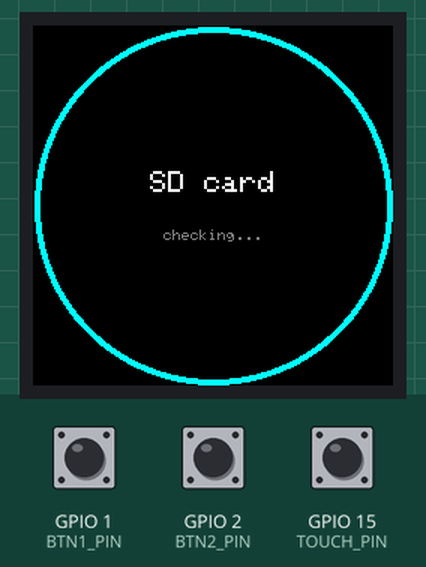
Recording of a program running on a simulated ESP32-S3. On the bench: 240×240 colour display. The test bench sets the inputs (shaded band); at power-on: GPIO 2 (BTN2_PIN) HIGH, GPIO 1 (BTN1_PIN) HIGH, GPIO 15 (TOUCH_PIN) LOW. Storage starts empty; what the program prints to the serial monitor is not drawn.

Above: at 0.4 s.
At 1.5 s:
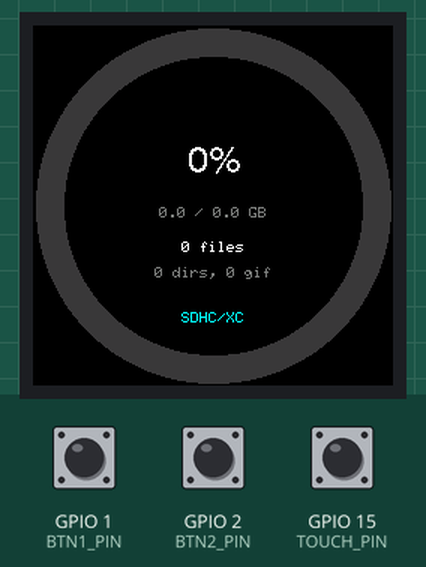
1.6 s: GPIO 2 (BTN2_PIN) pulled LOW for 0.25 s
At 3.0 s:
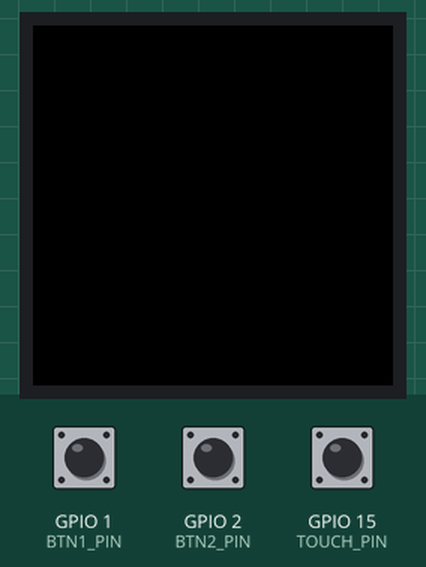
Timing chart, 0 to 4.6 s (numbered marks = the images above; inputs shaded):
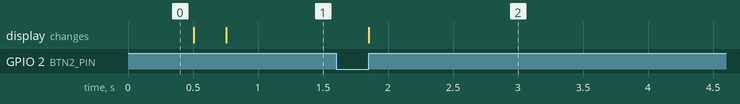

The program:

main.cpp
```cpp
#include <Arduino.h>
#include <SPI.h>
#include <SD.h>
#include <LovyanGFX.hpp>

// ═══ Инфо о MicroSD на GC9A01 240x240 ═════════════════════════════════════════
// Отдельная SPI-шина (HSPI/SPI3), НЕ общая с дисплеем (SPI2) — драйвер
// LovyanGFX держит SPI2 монопольно, делить его с библиотекой SD нельзя без
// низкоуровневой возни с esp-idf, поэтому проще и надёжнее взять второй
// физический SPI-хост.
//
// CATALEX MicroSD Card Adapter:
//   GND->GND  VCC->5V(!)  MISO->GPIO41  MOSI->GPIO40  SCK->GPIO39  CS->GPIO38
// VCC именно 5V — на плате свой AMS1117-3.3 с просадкой ~1В, от 3.3V на
// выходе будет ~2.0-2.3V, SD-карте не хватает для стабильной инициализации.
// Буфер линий CS/SCK/MOSI/MISO сидит на регулированных 3.3V, так что для
// ESP32 они безопасны независимо от того, что подано на VCC.
//
// BTN1 (GPIO1) — пересканировать карту прямо сейчас
// BTN2 (GPIO2) — подсветка вкл/выкл

#define SD_CS   38
#define SD_SCK  39
#define SD_MOSI 40
#define SD_MISO 41

#define TOUCH_PIN 15   // сенсорная кнопка (TTP223 OUT), не путать с CST816S RST на будущей плате

static const uint32_t RETRY_INTERVAL_MS = 1500;   // как часто пробовать примонтировать, если карты нет
static const int      SCAN_DEPTH_LIMIT  = 6;       // защита от бесконечной рекурсии по вложенным папкам

// ─── LGFX: конфиг панели (тот же, что в других прошивках) ────────────────────

class LGFX : public lgfx::LGFX_Device {
    lgfx::Panel_GC9A01 _panel;
    lgfx::Bus_SPI      _bus;
    lgfx::Light_PWM    _backlight;
public:
    LGFX() {
        {
            auto cfg = _bus.config();
            cfg.spi_host    = SPI2_HOST;
            cfg.spi_mode    = 0;
            cfg.freq_write  = 40000000;
            cfg.freq_read   = 16000000;
            cfg.spi_3wire   = false;
            cfg.use_lock    = true;
            cfg.dma_channel = SPI_DMA_CH_AUTO;
            cfg.pin_sclk    = 11;
            cfg.pin_mosi    = 12;
            cfg.pin_miso    = -1;
            cfg.pin_dc      = 13;
            _bus.config(cfg);
            _panel.setBus(&_bus);
        }
        {
            auto cfg = _panel.config();
            cfg.pin_cs       = 10;
            cfg.pin_rst      = 14;
            cfg.pin_busy     = -1;
            cfg.panel_width  = 240;
            cfg.panel_height = 240;
            cfg.readable     = false;
            cfg.invert       = true;
            cfg.rgb_order    = false;
            cfg.dlen_16bit   = false;
            cfg.bus_shared   = false;
            _panel.config(cfg);
        }
        {
            auto cfg = _backlight.config();
            cfg.pin_bl      = 21;
            cfg.invert      = false;
            cfg.freq        = 44100;
            cfg.pwm_channel = 7;
            _backlight.config(cfg);
            _panel.setLight(&_backlight);
        }
        setPanel(&_panel);
    }
};

static LGFX tft;
static LGFX_Sprite spr(&tft);
static SPIClass sdSPI(HSPI);   // HSPI = SPI3 на S3 — независимая от дисплея шина

#define BTN1_PIN 1
#define BTN2_PIN 2

static const uint16_t C_BLACK  = 0x0000;
static const uint16_t C_WHITE  = 0xFFFF;
static const uint16_t C_RED    = 0xF800;
static const uint16_t C_YELLOW = 0xFFE0;
static const uint16_t C_GREEN  = 0x07E0;
static const uint16_t C_CYAN   = 0x07FF;
static const uint16_t C_GREY   = 0x7BEF;
static const uint16_t C_DGREY  = 0x39C7;

static bool blOn = true;
static bool cardMounted = false;
static uint32_t lastAttemptMs = 0;
static bool forceRescan = true;

static uint64_t totalBytes = 0, usedBytes = 0;
static uint32_t fileCount = 0, gifCount = 0, dirCount = 0;
static sdcard_type_t cardType = CARD_NONE;

static const char* cardTypeStr(sdcard_type_t t) {
    switch (t) {
        case CARD_MMC:  return "MMC";
        case CARD_SD:   return "SDSC";
        case CARD_SDHC: return "SDHC/XC";
        default:        return "unknown";
    }
}

// Рекурсивный обход дерева файлов — считает файлы/папки/гифки.
// FATFS отдаёт totalBytes()/usedBytes() напрямую (без обхода), а вот
// количество файлов приходится считать самим.
static void scanDir(File dir, int depthLeft) {
    File file = dir.openNextFile();
    while (file) {
        if (file.isDirectory()) {
            dirCount++;
            if (depthLeft > 0) scanDir(file, depthLeft - 1);
        } else {
            fileCount++;
            String name = file.name();
            name.toLowerCase();
            if (name.endsWith(".gif")) gifCount++;
        }
        file.close();
        file = dir.openNextFile();
    }
}

static void rescan() {
    fileCount = 0; gifCount = 0; dirCount = 0;
    File root = SD.open("/");
    if (root) {
        scanDir(root, SCAN_DEPTH_LIMIT);
        root.close();
    }
    totalBytes = SD.totalBytes();
    usedBytes  = SD.usedBytes();
    cardType   = SD.cardType();
    Serial.printf("SD: %s, %.2f/%.2f GB, %u files (%u gif) in %u dirs\n",
                  cardTypeStr(cardType), usedBytes / 1e9, totalBytes / 1e9,
                  fileCount, gifCount, dirCount);
}

// ─── Отрисовка ────────────────────────────────────────────────────────────────

static void drawStatus(const char* line1, const char* line2, uint16_t col) {
    spr.fillSprite(C_BLACK);
    spr.fillArc(120, 120, 119, 116, 0.0f, 360.0f, col);
    spr.setFont(&lgfx::fonts::Font0);
    spr.setTextDatum(lgfx::middle_center);
    spr.setTextSize(2);
    spr.setTextColor(C_WHITE);
    spr.drawString(line1, 120, 105);
    spr.setTextSize(1);
    spr.setTextColor(C_GREY);
    spr.drawString(line2, 120, 140);
    spr.pushSprite(0, 0);
}

static void drawCardInfo() {
    spr.fillSprite(C_BLACK);

    float pct = totalBytes > 0 ? (float)usedBytes / (float)totalBytes * 100.0f : 0.0f;
    uint16_t ringCol = pct > 90.0f ? C_RED : (pct > 70.0f ? C_YELLOW : C_GREEN);

    spr.fillArc(120, 120, 118, 100, 0.0f, 360.0f, C_DGREY);      // фон кольца
    if (pct > 0.1f) spr.fillArc(120, 120, 118, 100, 0.0f, pct * 3.6f, ringCol);

    spr.setFont(&lgfx::fonts::Font4);
    spr.setTextDatum(lgfx::middle_center);
    spr.setTextColor(C_WHITE, C_BLACK);
    char buf[16];
    snprintf(buf, sizeof(buf), "%.0f%%", pct);
    spr.drawString(buf, 120, 92);

    spr.setFont(&lgfx::fonts::Font0);
    spr.setTextSize(1);
    spr.setTextColor(C_GREY, C_BLACK);
    snprintf(buf, sizeof(buf), "%.1f / %.1f GB", usedBytes / 1e9, totalBytes / 1e9);
    spr.drawString(buf, 120, 125);

    spr.setTextColor(C_WHITE, C_BLACK);
    snprintf(buf, sizeof(buf), "%u files", fileCount);
    spr.drawString(buf, 120, 148);

    spr.setTextColor(C_GREY, C_BLACK);
    snprintf(buf, sizeof(buf), "%u dirs, %u gif", dirCount, gifCount);
    spr.drawString(buf, 120, 165);

    spr.setTextColor(C_CYAN, C_BLACK);
    spr.drawString(cardTypeStr(cardType), 120, 195);

    spr.pushSprite(0, 0);
}

// ─── Монтирование карты ───────────────────────────────────────────────────────
// Сначала пробуем штатную скорость, при неудаче — медленную (400 кГц, как в
// самом начале SD-протокола) на случай шумных проводов на макетке/длинных
// джамперов — частая причина "не видит карту" при рабочей карте и верной схеме.

static bool trySdBegin() {
    if (SD.begin(SD_CS, sdSPI, 4000000)) return true;
    Serial.println("SD.begin @4MHz failed, retry @400kHz...");
    SD.end();
    delay(50);
    if (SD.begin(SD_CS, sdSPI, 400000)) {
        Serial.println("SD.begin @400kHz OK");
        return true;
    }
    Serial.println("SD.begin failed at both speeds");
    return false;
}

// ─── Кнопки ──────────────────────────────────────────────────────────────────

static bool btnPressed(int pin) {
    if (!digitalRead(pin)) { delay(20); while (!digitalRead(pin)); return true; }
    return false;
}

// Сенсорная кнопка (TTP223-типа): в отличие от BTN1/BTN2 сама активно
// драйвит пин, HIGH = касание. Пул-даун + edge-детект по фронту, без
// блокирующего delay (чтобы не мешать опросу обычных кнопок в том же loop()).
static bool touchPressed(int pin) {
    static bool lastState = false;
    static uint32_t lastChangeMs = 0;
    bool state = digitalRead(pin) == HIGH;
    uint32_t now = millis();
    if (state != lastState && now - lastChangeMs > 50) {
        lastChangeMs = now;
        lastState = state;
        return state;   // true только в момент касания, не на отпускание
    }
    return false;
}

// ─── Setup / Loop ────────────────────────────────────────────────────────────

void setup() {
    Serial.begin(115200);
    Serial.println("SD card info");

    pinMode(BTN1_PIN, INPUT_PULLUP);
    pinMode(BTN2_PIN, INPUT_PULLUP);
    pinMode(TOUCH_PIN, INPUT_PULLDOWN);

    tft.init();
    tft.setRotation(0);
    tft.setBrightness(220);
    tft.fillScreen(C_BLACK);

    spr.setColorDepth(16);
    if (!spr.createSprite(240, 240)) {
        spr.setPsram(true);
        if (!spr.createSprite(240, 240)) {
            tft.setTextDatum(lgfx::middle_center);
            tft.setTextColor(C_RED);
            tft.setTextSize(2);
            tft.drawString("NO MEMORY", 120, 120);
            while (true) delay(1000);
        }
    }

    sdSPI.begin(SD_SCK, SD_MISO, SD_MOSI, SD_CS);
    drawStatus("SD card", "checking...", C_CYAN);
}

void loop() {
    if (btnPressed(BTN1_PIN)) forceRescan = true;
    if (touchPressed(TOUCH_PIN)) forceRescan = true;   // сенсорная кнопка — тот же рефреш, что BTN1
    if (btnPressed(BTN2_PIN)) {
        blOn = !blOn;
        tft.setBrightness(blOn ? 220 : 0);
    }

    if (!cardMounted) {
        if (forceRescan || millis() - lastAttemptMs >= RETRY_INTERVAL_MS) {
            forceRescan = false;
            lastAttemptMs = millis();
            SD.end();
            if (trySdBegin()) {
                cardMounted = true;
                drawStatus("Scanning", "reading files...", C_CYAN);
                rescan();
                drawCardInfo();
            } else {
                drawStatus("NO SD CARD", "insert card...", C_RED);
            }
        }
    } else {
        if (forceRescan) {
            forceRescan = false;
            drawStatus("Scanning", "reading files...", C_CYAN);
            rescan();
            drawCardInfo();
        }
        // Пропала карта (вынули на горячую) — SD.cardType() возвращает CARD_NONE
        if (SD.cardType() == CARD_NONE) {
            cardMounted = false;
            SD.end();
        }
    }

    delay(200);
}
```

Measured:
- after the input at 1.6 s, the display: changes after 0.25 s (image 2)
